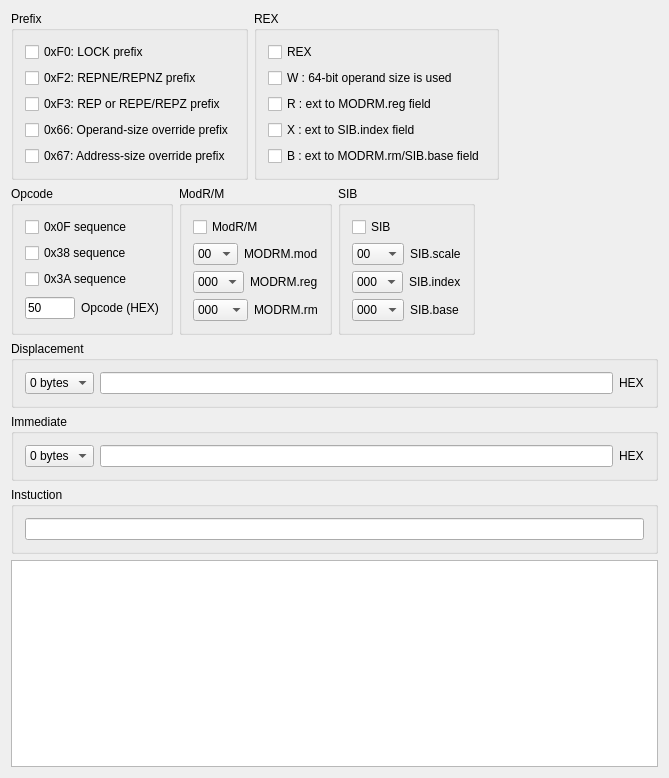
<?xml version="1.0" encoding="UTF-8"?>
<ui version="4.0">
 <class>MainWindow</class>
 <widget class="QMainWindow" name="MainWindow">
  <property name="geometry">
   <rect>
    <x>0</x>
    <y>0</y>
    <width>669</width>
    <height>778</height>
   </rect>
  </property>
  <property name="windowTitle">
   <string>x64 opcode helper</string>
  </property>
  <widget class="QWidget" name="centralWidget">
   <layout class="QVBoxLayout" name="verticalLayout_9">
    <item>
     <layout class="QHBoxLayout" name="horizontalLayout_9">
      <item>
       <widget class="QGroupBox" name="groupBox">
        <property name="title">
         <string>Prefix</string>
        </property>
        <layout class="QVBoxLayout" name="verticalLayout">
         <item>
          <widget class="QCheckBox" name="prefix_0xf0">
           <property name="text">
            <string>0xF0: LOCK prefix</string>
           </property>
          </widget>
         </item>
         <item>
          <widget class="QCheckBox" name="prefix_0xf2">
           <property name="text">
            <string>0xF2: REPNE/REPNZ prefix</string>
           </property>
          </widget>
         </item>
         <item>
          <widget class="QCheckBox" name="prefix_0xf3">
           <property name="text">
            <string>0xF3: REP or REPE/REPZ prefix</string>
           </property>
          </widget>
         </item>
         <item>
          <widget class="QCheckBox" name="prefix_0x66">
           <property name="text">
            <string>0x66: Operand-size override prefix</string>
           </property>
          </widget>
         </item>
         <item>
          <widget class="QCheckBox" name="prefix_0x67">
           <property name="text">
            <string>0x67: Address-size override prefix</string>
           </property>
          </widget>
         </item>
        </layout>
       </widget>
      </item>
      <item>
       <widget class="QGroupBox" name="groupBox_2">
        <property name="title">
         <string>REX</string>
        </property>
        <layout class="QVBoxLayout" name="verticalLayout_2">
         <item>
          <widget class="QCheckBox" name="rex">
           <property name="text">
            <string>REX</string>
           </property>
          </widget>
         </item>
         <item>
          <widget class="QCheckBox" name="rex_w">
           <property name="text">
            <string>W : 64-bit operand size is used</string>
           </property>
          </widget>
         </item>
         <item>
          <widget class="QCheckBox" name="rex_r">
           <property name="text">
            <string>R : ext to MODRM.reg field</string>
           </property>
          </widget>
         </item>
         <item>
          <widget class="QCheckBox" name="rex_x">
           <property name="text">
            <string>X : ext to SIB.index field</string>
           </property>
          </widget>
         </item>
         <item>
          <widget class="QCheckBox" name="rex_b">
           <property name="text">
            <string>B : ext to MODRM.rm/SIB.base field</string>
           </property>
          </widget>
         </item>
        </layout>
       </widget>
      </item>
      <item>
       <spacer name="horizontalSpacer_2">
        <property name="orientation">
         <enum>Qt::Horizontal</enum>
        </property>
        <property name="sizeHint" stdset="0">
         <size>
          <width>40</width>
          <height>20</height>
         </size>
        </property>
       </spacer>
      </item>
     </layout>
    </item>
    <item>
     <layout class="QHBoxLayout" name="horizontalLayout_10">
      <item>
       <widget class="QGroupBox" name="groupBox_3">
        <property name="title">
         <string>Opcode</string>
        </property>
        <layout class="QVBoxLayout" name="verticalLayout_3">
         <item>
          <widget class="QCheckBox" name="opcode_0x0f">
           <property name="text">
            <string>0x0F sequence</string>
           </property>
          </widget>
         </item>
         <item>
          <widget class="QCheckBox" name="opcode_0x38">
           <property name="text">
            <string>0x38 sequence</string>
           </property>
          </widget>
         </item>
         <item>
          <widget class="QCheckBox" name="opcode_0x3a">
           <property name="text">
            <string>0x3A sequence</string>
           </property>
          </widget>
         </item>
         <item>
          <layout class="QHBoxLayout" name="horizontalLayout">
           <item>
            <widget class="QLineEdit" name="opcode">
             <property name="sizePolicy">
              <sizepolicy hsizetype="Minimum" vsizetype="Fixed">
               <horstretch>0</horstretch>
               <verstretch>0</verstretch>
              </sizepolicy>
             </property>
             <property name="minimumSize">
              <size>
               <width>50</width>
               <height>0</height>
              </size>
             </property>
             <property name="maximumSize">
              <size>
               <width>50</width>
               <height>16777215</height>
              </size>
             </property>
             <property name="baseSize">
              <size>
               <width>0</width>
               <height>0</height>
              </size>
             </property>
             <property name="text">
              <string>50</string>
             </property>
             <property name="maxLength">
              <number>2</number>
             </property>
            </widget>
           </item>
           <item>
            <widget class="QLabel" name="label">
             <property name="text">
              <string>Opcode (HEX)</string>
             </property>
            </widget>
           </item>
          </layout>
         </item>
        </layout>
       </widget>
      </item>
      <item>
       <widget class="QGroupBox" name="groupBox_4">
        <property name="title">
         <string>ModR/M</string>
        </property>
        <layout class="QVBoxLayout" name="verticalLayout_4">
         <item>
          <widget class="QCheckBox" name="modrm">
           <property name="text">
            <string>ModR/M</string>
           </property>
          </widget>
         </item>
         <item>
          <layout class="QHBoxLayout" name="horizontalLayout_4">
           <item>
            <widget class="QComboBox" name="modrm_mod">
             <item>
              <property name="text">
               <string>00</string>
              </property>
             </item>
             <item>
              <property name="text">
               <string>01</string>
              </property>
             </item>
             <item>
              <property name="text">
               <string>10</string>
              </property>
             </item>
             <item>
              <property name="text">
               <string>11</string>
              </property>
             </item>
            </widget>
           </item>
           <item>
            <widget class="QLabel" name="label_2">
             <property name="text">
              <string>MODRM.mod</string>
             </property>
            </widget>
           </item>
          </layout>
         </item>
         <item>
          <layout class="QHBoxLayout" name="horizontalLayout_3">
           <item>
            <widget class="QComboBox" name="modrm_reg">
             <item>
              <property name="text">
               <string>000</string>
              </property>
             </item>
             <item>
              <property name="text">
               <string>001</string>
              </property>
             </item>
             <item>
              <property name="text">
               <string>010</string>
              </property>
             </item>
             <item>
              <property name="text">
               <string>011</string>
              </property>
             </item>
             <item>
              <property name="text">
               <string>100</string>
              </property>
             </item>
             <item>
              <property name="text">
               <string>101</string>
              </property>
             </item>
             <item>
              <property name="text">
               <string>110</string>
              </property>
             </item>
             <item>
              <property name="text">
               <string>111</string>
              </property>
             </item>
            </widget>
           </item>
           <item>
            <widget class="QLabel" name="label_3">
             <property name="text">
              <string>MODRM.reg</string>
             </property>
            </widget>
           </item>
          </layout>
         </item>
         <item>
          <layout class="QHBoxLayout" name="horizontalLayout_2">
           <item>
            <widget class="QComboBox" name="modrm_rm">
             <item>
              <property name="text">
               <string>000</string>
              </property>
             </item>
             <item>
              <property name="text">
               <string>001</string>
              </property>
             </item>
             <item>
              <property name="text">
               <string>010</string>
              </property>
             </item>
             <item>
              <property name="text">
               <string>011</string>
              </property>
             </item>
             <item>
              <property name="text">
               <string>100</string>
              </property>
             </item>
             <item>
              <property name="text">
               <string>101</string>
              </property>
             </item>
             <item>
              <property name="text">
               <string>110</string>
              </property>
             </item>
             <item>
              <property name="text">
               <string>111</string>
              </property>
             </item>
            </widget>
           </item>
           <item>
            <widget class="QLabel" name="label_4">
             <property name="text">
              <string>MODRM.rm</string>
             </property>
            </widget>
           </item>
          </layout>
         </item>
        </layout>
       </widget>
      </item>
      <item>
       <widget class="QGroupBox" name="groupBox_5">
        <property name="title">
         <string>SIB</string>
        </property>
        <layout class="QVBoxLayout" name="verticalLayout_5">
         <item>
          <widget class="QCheckBox" name="sib">
           <property name="text">
            <string>SIB</string>
           </property>
          </widget>
         </item>
         <item>
          <layout class="QHBoxLayout" name="horizontalLayout_5">
           <item>
            <widget class="QComboBox" name="sib_scale">
             <item>
              <property name="text">
               <string>00</string>
              </property>
             </item>
             <item>
              <property name="text">
               <string>01</string>
              </property>
             </item>
             <item>
              <property name="text">
               <string>10</string>
              </property>
             </item>
             <item>
              <property name="text">
               <string>11</string>
              </property>
             </item>
            </widget>
           </item>
           <item>
            <widget class="QLabel" name="label_5">
             <property name="text">
              <string>SIB.scale</string>
             </property>
            </widget>
           </item>
          </layout>
         </item>
         <item>
          <layout class="QHBoxLayout" name="horizontalLayout_6">
           <item>
            <widget class="QComboBox" name="sib_index">
             <item>
              <property name="text">
               <string>000</string>
              </property>
             </item>
             <item>
              <property name="text">
               <string>001</string>
              </property>
             </item>
             <item>
              <property name="text">
               <string>010</string>
              </property>
             </item>
             <item>
              <property name="text">
               <string>011</string>
              </property>
             </item>
             <item>
              <property name="text">
               <string>100</string>
              </property>
             </item>
             <item>
              <property name="text">
               <string>101</string>
              </property>
             </item>
             <item>
              <property name="text">
               <string>110</string>
              </property>
             </item>
             <item>
              <property name="text">
               <string>111</string>
              </property>
             </item>
            </widget>
           </item>
           <item>
            <widget class="QLabel" name="label_6">
             <property name="text">
              <string>SIB.index</string>
             </property>
            </widget>
           </item>
          </layout>
         </item>
         <item>
          <layout class="QHBoxLayout" name="horizontalLayout_7">
           <item>
            <widget class="QComboBox" name="sib_base">
             <item>
              <property name="text">
               <string>000</string>
              </property>
             </item>
             <item>
              <property name="text">
               <string>001</string>
              </property>
             </item>
             <item>
              <property name="text">
               <string>010</string>
              </property>
             </item>
             <item>
              <property name="text">
               <string>011</string>
              </property>
             </item>
             <item>
              <property name="text">
               <string>100</string>
              </property>
             </item>
             <item>
              <property name="text">
               <string>101</string>
              </property>
             </item>
             <item>
              <property name="text">
               <string>110</string>
              </property>
             </item>
             <item>
              <property name="text">
               <string>111</string>
              </property>
             </item>
            </widget>
           </item>
           <item>
            <widget class="QLabel" name="label_7">
             <property name="text">
              <string>SIB.base</string>
             </property>
            </widget>
           </item>
          </layout>
         </item>
        </layout>
       </widget>
      </item>
      <item>
       <spacer name="horizontalSpacer_3">
        <property name="orientation">
         <enum>Qt::Horizontal</enum>
        </property>
        <property name="sizeHint" stdset="0">
         <size>
          <width>40</width>
          <height>20</height>
         </size>
        </property>
       </spacer>
      </item>
     </layout>
    </item>
    <item>
     <widget class="QGroupBox" name="groupBox_8">
      <property name="title">
       <string>Displacement</string>
      </property>
      <layout class="QVBoxLayout" name="verticalLayout_8">
       <item>
        <layout class="QHBoxLayout" name="horizontalLayout_12">
         <item>
          <widget class="QComboBox" name="disp_size">
           <item>
            <property name="text">
             <string>0 bytes</string>
            </property>
           </item>
           <item>
            <property name="text">
             <string>1 byte</string>
            </property>
           </item>
           <item>
            <property name="text">
             <string>2 bytes</string>
            </property>
           </item>
           <item>
            <property name="text">
             <string>4 bytes</string>
            </property>
           </item>
           <item>
            <property name="text">
             <string>8 bytes</string>
            </property>
           </item>
          </widget>
         </item>
         <item>
          <widget class="QLineEdit" name="disp"/>
         </item>
         <item>
          <widget class="QLabel" name="label_10">
           <property name="text">
            <string>HEX</string>
           </property>
          </widget>
         </item>
        </layout>
       </item>
      </layout>
     </widget>
    </item>
    <item>
     <widget class="QGroupBox" name="groupBox_6">
      <property name="title">
       <string>Immediate</string>
      </property>
      <layout class="QVBoxLayout" name="verticalLayout_6">
       <item>
        <layout class="QHBoxLayout" name="horizontalLayout_8">
         <item>
          <widget class="QComboBox" name="imm_size">
           <item>
            <property name="text">
             <string>0 bytes</string>
            </property>
           </item>
           <item>
            <property name="text">
             <string>1 byte</string>
            </property>
           </item>
           <item>
            <property name="text">
             <string>2 bytes</string>
            </property>
           </item>
           <item>
            <property name="text">
             <string>4 bytes</string>
            </property>
           </item>
           <item>
            <property name="text">
             <string>8 bytes</string>
            </property>
           </item>
          </widget>
         </item>
         <item>
          <widget class="QLineEdit" name="imm"/>
         </item>
         <item>
          <widget class="QLabel" name="label_8">
           <property name="text">
            <string>HEX</string>
           </property>
          </widget>
         </item>
        </layout>
       </item>
      </layout>
     </widget>
    </item>
    <item>
     <widget class="QGroupBox" name="groupBox_7">
      <property name="title">
       <string>Instuction</string>
      </property>
      <layout class="QVBoxLayout" name="verticalLayout_7">
       <item>
        <widget class="QLineEdit" name="instuction"/>
       </item>
      </layout>
     </widget>
    </item>
    <item>
     <widget class="QPlainTextEdit" name="plainTextEdit"/>
    </item>
   </layout>
  </widget>
 </widget>
 <layoutdefault spacing="6" margin="11"/>
 <resources/>
 <connections/>
</ui>
